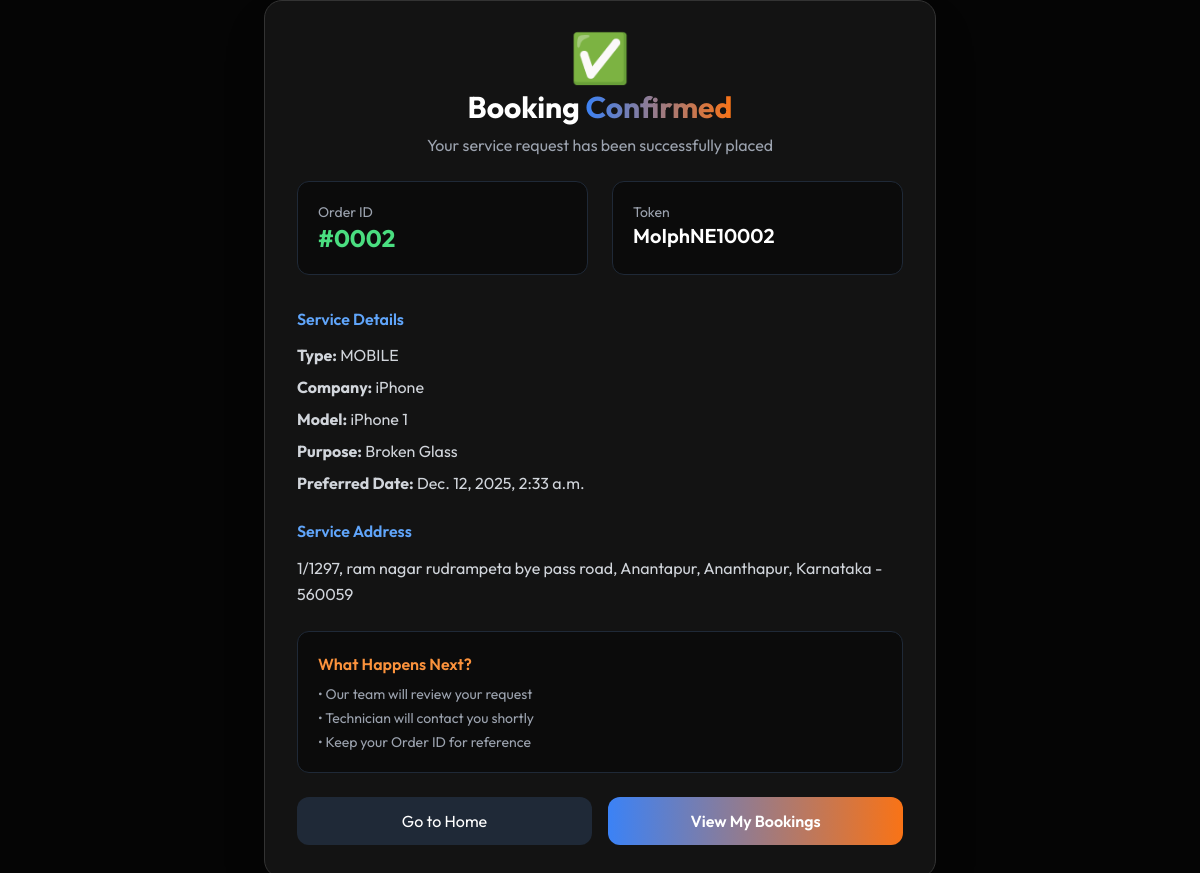
The page /bookings/booking/success/2/ (signed in) on the database its author committed.
### Bookings/models.py (models this page shows, shortened)
class Booking(models.Model):
    user = models.ForeignKey('Accounts.MyUser', on_delete=models.CASCADE)
    service_type = models.CharField(max_length=100)
    service_name = models.CharField(max_length=200)
    model = models.CharField(max_length=100)
    purpose =  models.CharField(max_length=100)
    description = models.TextField()
    phone = models.CharField(max_length=15, blank=True, null=True)
    booking_date = models.DateTimeField()
    created_at = models.DateTimeField(auto_now_add=True)
    sequence_number = models.PositiveIntegerField(unique=True, editable=False)
    token = models.CharField(max_length=30, editable=False, null=True   , blank=True)
    order_id = models.CharField(max_length=6, editable=False, null=True   , blank=True)

class BookingAddress(models.Model):
    booking = models.OneToOneField(Booking, on_delete=models.CASCADE)
    street = models.CharField(max_length=255)
    landmark = models.CharField(max_length=30, blank=True, null=True)
    city = models.CharField(max_length=100 )
    state = models.CharField(max_length=100)
    pincode = models.CharField(max_length=20)
    country = models.CharField(max_length=100, default='India')

### Bookings/views.py (the view)
# urls.py: path("booking/success/<int:booking_id>/", booking_success, name="booking_success"),
@login_required
def booking_success(request, booking_id):
    booking = Booking.objects.select_related().get(id=booking_id)
    address = BookingAddress.objects.get(booking=booking)
    context = {
        "booking": booking,
        "address": address,
    }
    return render(request, "Bookings/booking_success.html", context)

### templates/Bookings/booking_success.html (shortened to what this page needs)
<!DOCTYPE html>
<html lang="en">
<head>
    <script src="https://cdn.tailwindcss.com"></script>
</head>
<body class="min-h-screen flex items-center justify-center px-4">
<div class="glass max-w-2xl w-full p-8 shadow-2xl">
    <div class="text-center mb-6">
        <div class="text-5xl mb-2">✅</div>
        <h1 class="text-3xl font-bold">
            Booking <span class="gradient-text">Confirmed</span>
        </h1>
        <p class="text-gray-400 mt-2">
            Your service request has been successfully placed
        </p>
    </div>
    <div class="grid grid-cols-1 md:grid-cols-2 gap-6 mb-8">
        <div class="bg-black/40 rounded-xl p-5 border border-gray-800">
            <p class="text-gray-400 text-sm">Order ID</p>
            <p class="text-2xl font-bold text-green-400">
                {{ booking.order_id }}
            </p>
        </div>
        <div class="bg-black/40 rounded-xl p-5 border border-gray-800">
            <p class="text-gray-400 text-sm">Token</p>
            <p class="text-xl font-semibold">
                {{ booking.token }}
            </p>
        </div>
    </div>
    <div class="mb-6">
        <h3 class="text-blue-400 font-semibold mb-3">Service Details</h3>
        <div class="space-y-2 text-gray-300">
            <p><strong>Type:</strong> {{ booking.service_type }}</p>
            <p><strong>Company:</strong> {{ booking.service_name }}</p>
            <p><strong>Model:</strong> {{ booking.model }}</p>
            <p><strong>Purpose:</strong> {{ booking.purpose }}</p>
            <p><strong>Preferred Date:</strong> {{ booking.booking_date }}</p>
        </div>
    </div>
    <div class="mb-6">
        <h3 class="text-blue-400 font-semibold mb-3">Service Address</h3>
        <p class="text-gray-300 leading-relaxed">
            {{ address.street }},
            {{ address.city }},
            {{ address.state }} - {{ address.pincode }}
        </p>
    </div>
    <div class="bg-black/40 rounded-xl p-5 border border-gray-800 mb-6">
        <h4 class="font-semibold text-orange-400 mb-2">What Happens Next?</h4>
        <ul class="text-gray-400 text-sm space-y-1">
            <li>• Our team will review your request</li>
            <li>• Technician will contact you shortly</li>
            <li>• Keep your Order ID for reference</li>
        </ul>
    </div>
    <div class="flex flex-col md:flex-row gap-4">
        <a href="{% url 'index' %}"
           class="flex-1 text-center bg-gray-800 hover:bg-gray-700 py-3 rounded-xl transition">
            Go to Home
        </a>
        <a href=""
           class="flex-1 text-center bg-gradient-to-r from-blue-500 to-orange-500 py-3 rounded-xl font-semibold">
            View My Bookings
        </a>
    </div>
</div>
</body>
</html>

### templates/Bookings/booking_success.html (style rules this page uses)
body { font-family: 'Outfit', sans-serif; background: #050505; color: white; }
.glass { background: rgba(26,26,26,0.7); backdrop-filter: blur(10px); border: 1px solid #333; border-radius: 18px; }
.gradient-text { background: linear-gradient(90deg, #3b82f6, #f97316); -webkit-background-clip: text; -webkit-text-fill-color: transparent; }

### rows shown on the page
Booking: order_id "#0002", token "MoIphNE10002", service_type "MOBILE", service_name "iPhone", model "iPhone 1", purpose "Broken Glass", booking_date "Dec. 12, 2025, 2:33 a.m."
BookingAddress: street "1/1297, ram nagar rudrampeta bye pass road, Anantapur", city "Ananthapur", state "Karnataka", pincode "560059"
